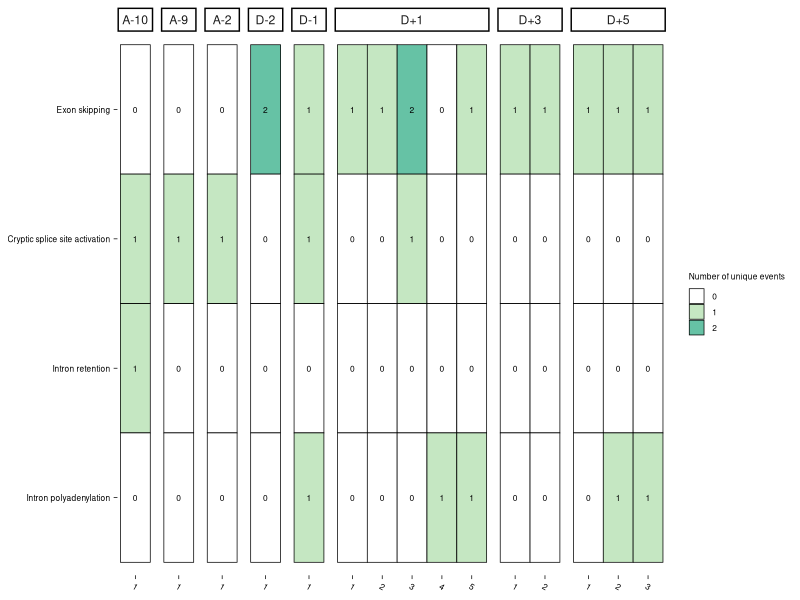

Reproduce this figure in R.
#!/usr/bin/env Rscript

# Author: Robert Wang (Xing Lab)
# Date: 2025.01.06
# Figure 3a

# (a) Number of RNA processing defects observed for splice site region variants that were previously identified from clinical testing. 
# Variants located in the -3 to +6 region of the donor splice site or the -20 to +3 region of the acceptor splice site were 
# classified as "splice site region" variants. 

# =====================================================================================================================
#                                                      LIBRARIES 
# =====================================================================================================================

# Load required libraries
suppressMessages(library(dplyr))
suppressMessages(library(ggplot2))
suppressMessages(library(tidyr))

# =====================================================================================================================
#                                                        MAIN
# =====================================================================================================================

# Establish working directories and file paths
workdir <- "/mnt/isilon/lin_lab_share/STRIPE"
outfile <- file.path(workdir, "manuscript/Revisions/20241219/Main_Figures/Figure_3/Figure_3a.pdf")
outDF <- tibble(ID = character(), Gene = character(), Variant = character(), Variant_Class = character(), Position = character(),
    Index = integer(), Exon_Skipping = integer(), Cryptic_SS = integer(), Intron_Retention = integer(), Intron_Polyadenylation = integer())

# =====================================================================================================================
#                                                     Q1363 (PMD)
# =====================================================================================================================

# MRPS34:
#   * chr16:1772656 C>T (NM_023936.2:c.322-10G>A)
#   * Splice acceptor region (Position: -10)
#   * Intron 1 retention, cryptic acceptor splice site (intron 1)

outDF <- bind_rows(outDF, tibble(ID = "Q1363", Gene = "MRPS34", Variant = "chr16:1772656 C>T", Variant_Class = "A", 
    Position = "-10", Index = 1, Exon_Skipping = 0, Cryptic_SS = 1, Intron_Retention = 1, Intron_Polyadenylation = 0))

# =====================================================================================================================
#                                                     Q2319 (PMD)
# =====================================================================================================================

# SUCLG1:
#   * chr2:84449761 T>C (NM_003849.4:c.98-9A>G)
#   * Splice acceptor region (Position: -9)
#   * Cryptic acceptor splice site (intron 1)

outDF <- bind_rows(outDF, tibble(ID = "Q2319", Gene = "SUCLG1", Variant = "chr2:84449761 T>C", Variant_Class = "A", 
    Position = "-9", Index = 1, Exon_Skipping = 0, Cryptic_SS = 1, Intron_Retention = 0, Intron_Polyadenylation = 0))

# =====================================================================================================================
#                                                     Q1695 (PMD)
# =====================================================================================================================

# ELAC2:
#   * chr17:13016933 CT>A (NM_018127.7:c.297-2_297-1delinsT)
#   * Splice acceptor (Position: -2)
#   * Cryptic acceptor splice site (exon 3)

outDF <- bind_rows(outDF, tibble(ID = "Q1695", Gene = "ELAC2", Variant = "chr17:13016933 CT>A", Variant_Class = "A", 
    Position = "-2", Index = 1, Exon_Skipping = 0, Cryptic_SS = 1, Intron_Retention = 0, Intron_Polyadenylation = 0))

# =====================================================================================================================
#                                                     Q1819 (PMD)
# =====================================================================================================================

# TRIT1:
#   * chr1:39850120 T>C (NM_017646.6:c.702A>G, p.Ala234=)
#   * Splice donor region (Position: -2)
#   * Exons 4 and 5 skipping, exons 2-5 skipping

outDF <- bind_rows(outDF, tibble(ID = "Q1819", Gene = "TRIT1", Variant = "chr1:39850120 T>C", Variant_Class = "D", 
    Position = "-2", Index = 1, Exon_Skipping = 2, Cryptic_SS = 0, Intron_Retention = 0, Intron_Polyadenylation = 0))

# =====================================================================================================================
#                                                   CDG-147-1 (CDG)
# =====================================================================================================================

# PIGN:
#   * chr18:62143306 C>T (NM_176787.5:c.963G>A, p.Gln321=)
#   * Splice donor region (Position: -1)
#   * Exon 11 skipping, cryptic donor splice site (intron 11), intron 11 polyadenylation

outDF <- bind_rows(outDF, tibble(ID = "CDG-147-1", Gene = "PIGN", Variant = "chr18:62143306 C>T", Variant_Class = "D", 
    Position = "-1", Index = 1, Exon_Skipping = 1, Cryptic_SS = 1, Intron_Retention = 0, Intron_Polyadenylation = 1))

# =====================================================================================================================
#                                                     AnJa (CDG)
# =====================================================================================================================

# PIGN:
#   * chr18:62106985 C>G (NM_176787.5:c.1674+1G>C)
#   * Splice donor (Position: +1)
#   * Exon 18 skipping

outDF <- bind_rows(outDF, tibble(ID = "AnJa", Gene = "PIGN", Variant = "chr18:62106985 C>G", Variant_Class = "D", 
    Position = "+1", Index = 1, Exon_Skipping = 1, Cryptic_SS = 0, Intron_Retention = 0, Intron_Polyadenylation = 0))

# =====================================================================================================================
#                                                   CDG-137-1 (CDG)
# =====================================================================================================================

# PIGN:
#   * chr18:62106985 C>G (NM_176787.5:c.1674+1G>C)
#   * Splice donor (Position: +1)
#   * Exon 18 skipping

outDF <- bind_rows(outDF, tibble(ID = "CDG-137-1", Gene = "PIGN", Variant = "chr18:62106985 C>G", Variant_Class = "D", 
    Position = "+1", Index = 2, Exon_Skipping = 1, Cryptic_SS = 0, Intron_Retention = 0, Intron_Polyadenylation = 0))

# =====================================================================================================================
#                                                     Q1663 (PMD)
# =====================================================================================================================

# ATP5MK:
#   * chr10:103392370 C>G (NM_001206427.2:c.87+1G>C)
#   * Splice donor (Position: +1)
#   * Exon 3 skipping, exons 2 and 3 skipping, cryptic donor splice site (exon 3)

outDF <- bind_rows(outDF, tibble(ID = "Q1663", Gene = "ATP5MK", Variant = "chr10:103392370 C>G", Variant_Class = "D", 
    Position = "+1", Index = 3, Exon_Skipping = 2, Cryptic_SS = 1, Intron_Retention = 0, Intron_Polyadenylation = 0))

# =====================================================================================================================
#                                                     Q1687 (PMD)
# =====================================================================================================================

# NUBPL:
#   * chr14:31826715 G>A (NM_025152.3:c.693+1G>A)
#   * Splice donor (Position: +1)
#   * Intron 8 polyadenylation

outDF <- bind_rows(outDF, tibble(ID = "Q1687", Gene = "NUBPL", Variant = "chr14:31826715 G>A", Variant_Class = "D", 
    Position = "+1", Index = 4, Exon_Skipping = 0, Cryptic_SS = 0, Intron_Retention = 0, Intron_Polyadenylation = 1))

# =====================================================================================================================
#                                                   CDG-132-1 (CDG)
# =====================================================================================================================

# PIGQ:
#   * chr16:576255 G>A (NM_004204.5:c.942+1G>A)
#   * Splice donor (Position: +1)
#   * Exon 4 skipping, intron 4 polyadenylation

outDF <- bind_rows(outDF, tibble(ID = "CDG-132-1", Gene = "PIGQ", Variant = "chr16:576255 G>A", Variant_Class = "D", 
    Position = "+1", Index = 5, Exon_Skipping = 1, Cryptic_SS = 0, Intron_Retention = 0, Intron_Polyadenylation = 1))

# =====================================================================================================================
#                                                     Q1964 (PMD)
# =====================================================================================================================

# ATP5PO:
#   * chr21:33914447 T>C (NM_001697.3:c.87+3A>G)
#   * Splice donor region (Position: +3)
#   * Exon 2 skipping

outDF <- bind_rows(outDF, tibble(ID = "Q1964", Gene = "ATP5PO", Variant = "chr21:33914447 T>C", Variant_Class = "D", 
    Position = "+3", Index = 1, Exon_Skipping = 1, Cryptic_SS = 0, Intron_Retention = 0, Intron_Polyadenylation = 0))

# =====================================================================================================================
#                                                     Q1513 (PMD)
# =====================================================================================================================

# FBXL4:
#   * chr6:98880546 CACTT>C (NM_001278716.2:c.1389+3_1389+6del)
#   * Splice donor region (Position: +3)
#   * Exon 8 skipping

outDF <- bind_rows(outDF, tibble(ID = "Q1513", Gene = "FBXL4", Variant = "chr6:98880546 CACTT>C", Variant_Class = "D", 
    Position = "+3", Index = 2, Exon_Skipping = 1, Cryptic_SS = 0, Intron_Retention = 0, Intron_Polyadenylation = 0))

# =====================================================================================================================
#                                                    Q2032s1 (PMD)
# =====================================================================================================================

# OPA1:
#   * chr3:193643448 AG>A (NM_130837.3:c.1377+5del)
#   * Splice donor region (Position: +5)
#   * Exon 14 skipping

outDF <- bind_rows(outDF, tibble(ID = "Q2032s1", Gene = "OPA1", Variant = "chr3:193643448 AG>A", Variant_Class = "D", 
    Position = "+5", Index = 1, Exon_Skipping = 1, Cryptic_SS = 0, Intron_Retention = 0, Intron_Polyadenylation = 0))

# =====================================================================================================================
#                                                     AnJa (CDG)
# =====================================================================================================================

# PIGN:
#   * chr18:62113129 C>T (NM_176787.5:c.1434+5G>A)
#   * Splice donor (Position: +5)
#   * Exon 16 skipping, intron 16 polyadenylation

outDF <- bind_rows(outDF, tibble(ID = "AnJa", Gene = "PIGN", Variant = "chr18:62113129 C>T", Variant_Class = "D", 
    Position = "+5", Index = 2, Exon_Skipping = 1, Cryptic_SS = 0, Intron_Retention = 0, Intron_Polyadenylation = 1))

# =====================================================================================================================
#                                                  CDG-161-1 (CDG)
# =====================================================================================================================

# PIGN:
#   * chr18:62113129 C>T (NM_176787.5:c.1434+5G>A)
#   * Splice donor (Position: +5)
#   * Exon 16 skipping, intron 16 polyadenylation

outDF <- bind_rows(outDF, tibble(ID = "CDG-161-1", Gene = "PIGN", Variant = "chr18:62113129 C>T", Variant_Class = "D", 
    Position = "+5", Index = 3, Exon_Skipping = 1, Cryptic_SS = 0, Intron_Retention = 0, Intron_Polyadenylation = 1))

outDF$Position <- paste(outDF$Variant_Class, outDF$Position, sep = "")
outDF$Position <- factor(outDF$Position, levels = unique(outDF$Position))
outDF <- outDF %>% gather("Event", "Count", -c(ID, Gene, Variant, Variant_Class, Position, Index)) %>%
    mutate(Event = factor(Event, levels = c("Intron_Polyadenylation", "Intron_Retention", "Cryptic_SS", "Exon_Skipping")))
levels(outDF$Event) <- c("Intron polyadenylation", "Intron retention", "Cryptic splice site activation", "Exon skipping")

p <- ggplot(outDF %>% mutate(Count = factor(Count), Index = factor(Index)), aes(x = Index, y = Event, fill = Count)) + 
    facet_grid(cols = vars(Position), scales = "free_x", space = "free_x") + geom_tile(color = "black", linewidth = 0.25) + 
    geom_text(aes(label = Count), size = 6*5/14) + theme_classic() + theme(panel.grid.major = element_blank(), 
    panel.grid.minor = element_blank(), panel.background = element_blank(), axis.text.y = element_text(color = "black", size = 6), 
    axis.text.x = element_text(color = "black", size = 6, angle = -30, hjust = 0), axis.title = element_blank(), axis.line = element_blank(), 
    legend.position = "right", legend.key.size = unit(0.4, "cm"), legend.text = element_text(color = "black", size = 6), 
    legend.title = element_text(color = "black", size = 6), axis.ticks = element_line(color = "black", linewidth = 0.25)) + 
    scale_fill_manual(values = c("#FFFFFF", "#C5E7C2", "#66C2A5")) + guides(fill = guide_legend(title = "Number of unique events"))

ggsave(outfile, plot = p, width = 6.5, height = 1.5)